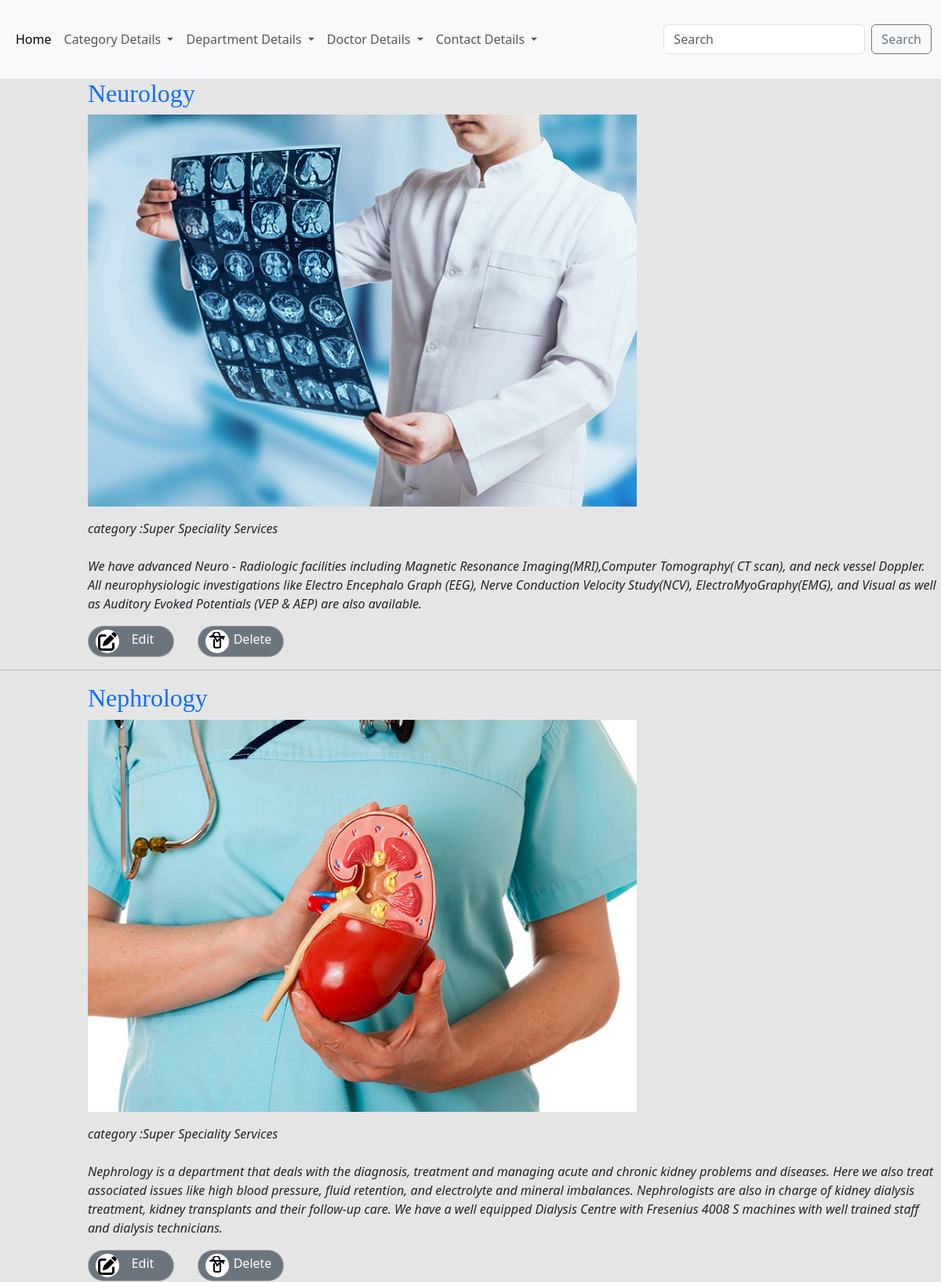
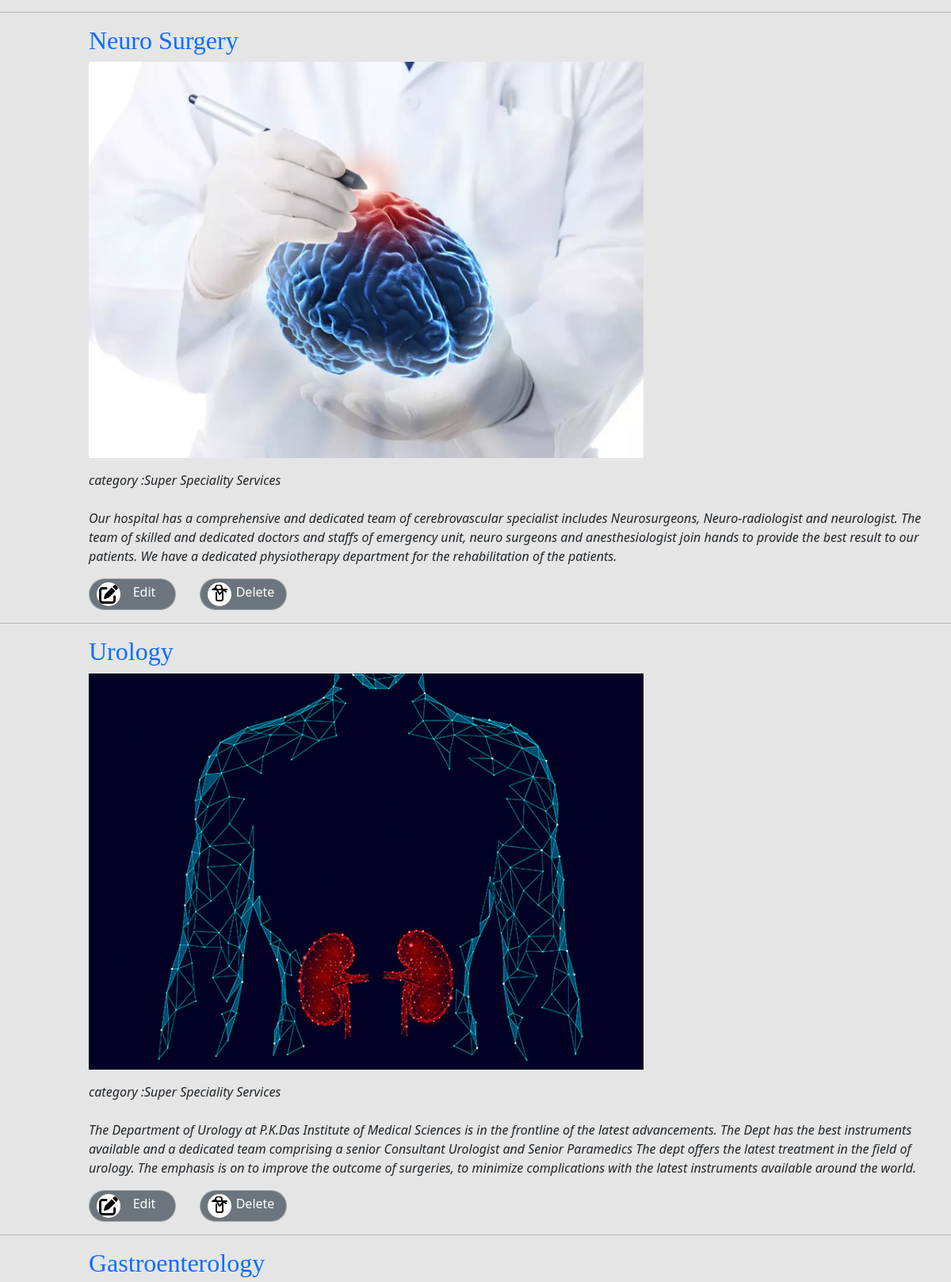
Screenshot of /displaydepartment/ (upper part) with the database file from the repository (2 pictures, top to bottom).
### backend/models.py (models this page shows)
class departmentdb(models.Model):
    depname=models.CharField(max_length=100,blank=True,null=True)
    depcat=models.CharField(max_length=100,null=True,blank=True)
    depdes=models.CharField(max_length=600,blank=True,null=True)
    depimg=models.ImageField(upload_to="department",null=True,blank=True)

### backend/views.py (the view)
# urls.py: path('displaydepartment/',views.displaydepartment,name="displaydepartment"),
def displaydepartment(request):
    data = departmentdb.objects.all()
    return render(request, "display_department.html", {'data': data})

### backend/templates/display_department.html (shortened to what this page needs)
<!DOCTYPE html>
{% extends 'index.html' %}
{% block content %}
<html lang="en">
<head>
</head>
<body>
  {% for i in data %}
  <div class="row" style="margin-left:100px;">
    <h2 style="font-family:Bell MT"><a href="#">{{i.depname}}</a></h2>
    <div class="large-6 columns">
      <p><img src="{{i.depimg.url}}" alt="image for article" alt="article preview image"
          style="height:500px; width:700px;"></p>
    </div>
    <div class="large-6 columns">
      <p>
        <span><i class="fi-torso"> category :{{i.depcat}}</i></span><br><br>
        <span><i class="fi-calendar"> {{i.depdes}}</i></span>
      </p>
    </div>
    <form action="{% url 'editdepartment' dataid=i.id %}">
      <button class="bookmarkBtn" style="width:110px;">
        <span class="IconContainer">
          <i style='font-size:24px' class='fas'>&#xf044;</i>
        </span>
        <p class="text">Edit</p>
      </button>
    </form>
    <form action="{% url 'deletedoctor' dataid=i.id %}">
      <button class="bookmarkBtn" style="width:110px; margin-left:140px; margin-top:-40px;">
        <span class="IconContainer">
        </span>
        <p class="text">Delete</p>
      </button>
    </form>
  </div>
  <hr>
  {% endfor %}
</body>
</html>
{% endblock %}

### backend/templates/index.html (shortened to what this page needs)
<!DOCTYPE html>
{% load static %}
<html lang="en">
  <head>
    <link rel="stylesheet" type="text/css" href="{% static 'css/main.css' %}">
    <link href="https://cdn.jsdelivr.net/npm/bootstrap@5.3.2/dist/css/bootstrap.min.css" rel="stylesheet">
    <link rel="stylesheet" type="text/css" href="{% static 'https://maxcdn.bootstrapcdn.com/font-awesome/4.7.0/css/font-awesome.min.css' %}">
  </head>
  <body class="app sidebar-mini rtl" style="background-color:#E5E5E5;">
<nav class="navbar navbar-expand-lg bg-body-tertiary" style="height:100px;">
  <div class="container-fluid">
    <div class="collapse navbar-collapse" id="navbarScroll">
      <ul class="navbar-nav me-auto my-2 my-lg-0 navbar-nav-scroll" style="--bs-scroll-height: 100px;">
        <li class="nav-item">
          <a class="nav-link active" aria-current="page" href="{% url 'indexfun' %}">Home</a>
        </li>
        <li class="nav-item dropdown">
          <a class="nav-link dropdown-toggle" href="#" role="button" data-bs-toggle="dropdown" aria-expanded="false">
            Category Details
          </a>
        </li>
         <li class="nav-item dropdown">
          <a class="nav-link dropdown-toggle" href="#" role="button" data-bs-toggle="dropdown" aria-expanded="false">
            Department Details
          </a>
        </li>
         <li class="nav-item dropdown">
          <a class="nav-link dropdown-toggle" href="#" role="button" data-bs-toggle="dropdown" aria-expanded="false">
            Doctor Details
          </a>
        </li>
            <li class="nav-item dropdown">
          <a class="nav-link dropdown-toggle" href="" role="button" data-bs-toggle="dropdown" aria-expanded="false">
            Contact Details
          </a>
        </li>
      </ul>
      <form class="d-flex" role="search">
        <input class="form-control me-2" type="search" placeholder="Search" aria-label="Search">
        <button class="btn btn-outline-secondary" type="submit">Search</button>
      </form>
    </div>
  </div>
</nav>
      {% block content %}
      {% endblock %}
  </body>
</html>

### backend/templates/display_department.html (style rules this page uses)
.bookmarkBtn { width: 100px; height: 40px; border-radius: 40px; border: 1px solid rgba(255, 255, 255, 0.349); background-color: #6c757d; display: flex; align-items: center; justify-content: center; cursor: pointer; transition-duration: .3s; overflow: hidden; }
.IconContainer { width: 30px; height: 30px; background: #fff; border-radius: 50%; display: flex; align-items: center; justify-content: center; overflow: hidden; z-index: 2; transition-duration: .4s; }
.text { height: 100%; width: 60px; display: flex; align-items: center; justify-content: center; color: white; z-index: 1; transition-duration: .3s; font-size: 1.00em; margin-top: 10px; }

### backend/templates/index.html (style rules this page uses)
a { text-decoration:none }

### rows the page displays
departmentdb: depname "Neurology", depimg (picture), depcat "Super Speciality Services", depdes "We have advanced Neuro - Radiologic facilities including Magnetic Resonance Imaging(MRI),Computer Tomography( CT scan), and neck vessel Doppler. All neurophysiologic investigations like Electro Encephalo Graph (EEG), Nerve Conduction Velocity Study(NCV), ElectroMyoGraphy(EMG), and Visual as well as Auditory Evoked Potentials (VEP & AEP) are also available."
departmentdb: depname "Nephrology", depimg (picture), depcat "Super Speciality Services", depdes "Nephrology is a department that deals with the diagnosis, treatment and managing acute and chronic kidney problems and diseases. Here we also treat associated issues like high blood pressure, fluid retention, and electrolyte and mineral imbalances. Nephrologists are also in charge of kidney dialysis treatment, kidney transplants and their follow-up care. We have a well equipped Dialysis Centre with Fresenius 4008 S machines with well trained staff and dialysis technicians."
departmentdb: depname "Neuro Surgery", depimg (picture), depcat "Super Speciality Services", depdes "Our hospital has a comprehensive and dedicated team of cerebrovascular specialist includes Neurosurgeons, Neuro-radiologist and neurologist. The team of skilled and dedicated doctors and staffs of emergency unit, neuro surgeons and anesthesiologist join hands to provide the best result to our patients. We have a dedicated physiotherapy department for the rehabilitation of the patients."
departmentdb: depname "Urology", depimg (picture), depcat "Super Speciality Services", depdes "The Department of Urology at P.K.Das Institute of Medical Sciences is in the frontline of the latest advancements. The Dept has the best instruments available and a dedicated team comprising a senior Consultant Urologist and Senior Paramedics The dept offers the latest treatment in the field of urology. The emphasis is on to improve the outcome of surgeries, to minimize complications with the latest instruments available around the world."
departmentdb: depname "Gastroenterology"
